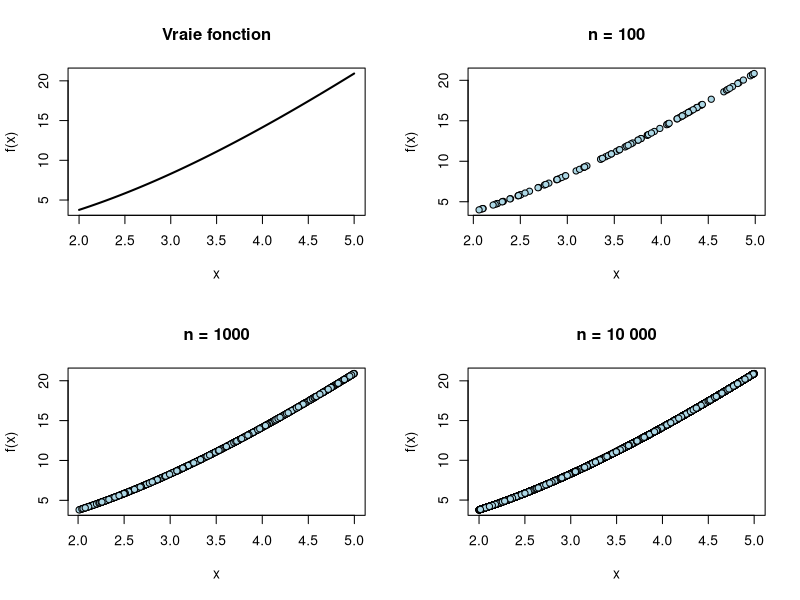
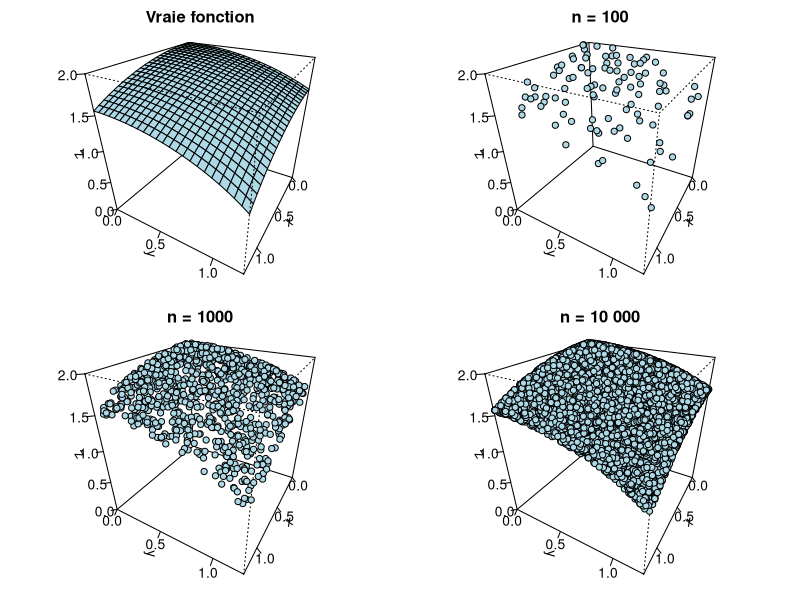

These charts were generated, in order, by the following R code:
## Emacs: -*- coding: utf-8; fill-column: 62; comment-column: 27; -*-

###
### EXEMPLE 9.1
###

## Estimations successives de l'intégrale par la méthode Monte
## Carlo avec des échantillons de plus en plus grands.
f <- function(x) x^2.2 * exp(-x/10)
x <- runif(1e2, 2, 5)
3 * mean(f(x))
x <- runif(1e3, 2, 5)
3 * mean(f(x))
x <- runif(1e4, 2, 5)
3 * mean(f(x))
x <- runif(1e5, 2, 5)
3 * mean(f(x))
x <- runif(1e6, 2, 5)
3 * mean(f(x))

## On trace des graphiques de la vraie fonction à intégrer et
## de trois évaluations par la méthode Monte Carlo.
op <- par(mfrow = c(2, 2)) # 4 graphiques en grille 2 x 2
curve(f(x), xlim = c(2, 5), lwd = 2, main = "Vraie fonction")

x <- runif(1e2, 2, 5)
plot(x, f(x), main = "n = 100",
     pch = 21, bg = "lightblue")

x <- runif(1e3, 2, 5)
plot(x, f(x), main = "n = 1000",
     pch = 21, bg = "lightblue")

x <- runif(1e4, 2, 5)
plot(x, f(x), main = "n = 10 000",
     pch = 21, bg = "lightblue")

par(op)                    # revenir aux paramètres par défaut

###
### EXEMPLE 9.2
###

## Estimations successives de l'intégrale double par la
## méthode Monte Carlo avec des échantillons de plus en plus
## grands.
u <- runif(1e2, 0, 1.25)
v <- runif(1e2, 0, 1.25)
mean(sqrt(4 - u^2 - v^2)) * 1.25^2
u <- runif(1e3, 0, 1.25)
v <- runif(1e3, 0, 1.25)
mean(sqrt(4 - u^2 - v^2)) * 1.25^2
u <- runif(1e4, 0, 1.25)
v <- runif(1e4, 0, 1.25)
mean(sqrt(4 - u^2 - v^2)) * 1.25^2

## Graphiques de la vraie fonction et des points où celle-ci
## est évaluée avec la méthode Monte Carlo. Pour faire un
## graphique en trois dimensions, on peut utiliser la fonction
## 'persp'.
op <- par(mfrow = c(2, 2), mar = c(1, 1, 2, 1))
f <- function(x, y) sqrt(4 - x^2 - y^2)
x <- seq(0, 1.25, length = 25)
y <- seq(0, 1.25, length = 25)
persp(x, y, outer(x, y, f), main = "Vraie fonction",
      zlim = c(0, 2), theta = 120, phi = 30, col = "lightblue",
      zlab = "z", ticktype = "detailed")

## Pour faire les trois autres graphiques, nous allons d'abord
## créer des graphiques en trois dimensions vides, puis y
## ajouter des points avec la fonction 'points'. La fonction
## 'trans3d' sert à convertir les coordonnées des points dans
## la projection utilisée par 'persp'.
u <- runif(1e2, 0, 1.25)
v <- runif(1e2, 0, 1.25)
res <- persp(x, y, matrix(NA, length(x), length(y)), main = "n = 100",
             zlim = c(0, 2), theta = 120, phi = 30,
             zlab = "z", ticktype = "detailed")
points(trans3d(u, v, f(u, v), pm = res),
       pch = 21, bg = "lightblue")

u <- runif(1e3, 0, 1.25)
v <- runif(1e3, 0, 1.25)
res <- persp(x, y, matrix(NA, length(x), length(y)), main = "n = 1000",
             zlim = c(0, 2), theta = 120, phi = 30,
             zlab = "z", ticktype = "detailed")
points(trans3d(u, v, f(u, v), pm = res),
       pch = 21, bg = "lightblue")

u <- runif(1e4, 0, 1.25)
v <- runif(1e4, 0, 1.25)
res <- persp(x, y, matrix(NA, length(x), length(y)), main = "n = 10 000",
             zlim = c(0, 2), theta = 120, phi = 30,
             zlab = "z", ticktype = "detailed")
points(trans3d(u, v, f(u, v), pm = res),
       pch = 21, bg = "lightblue")

par(op)                    # revenir aux paramètres par défaut
